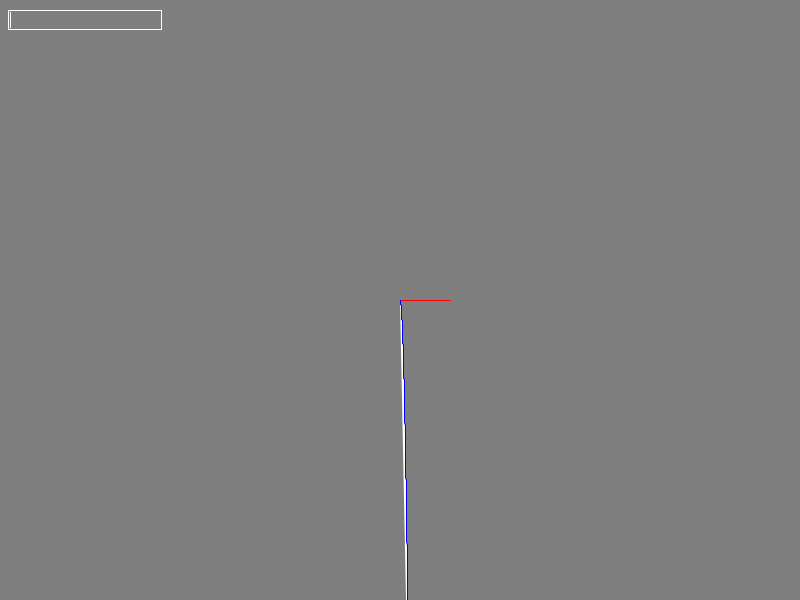
Frame 1 (no input)
Frame 60 (the mouse pressed at the canvas centre just before this capture): identical to frame 1, image omitted
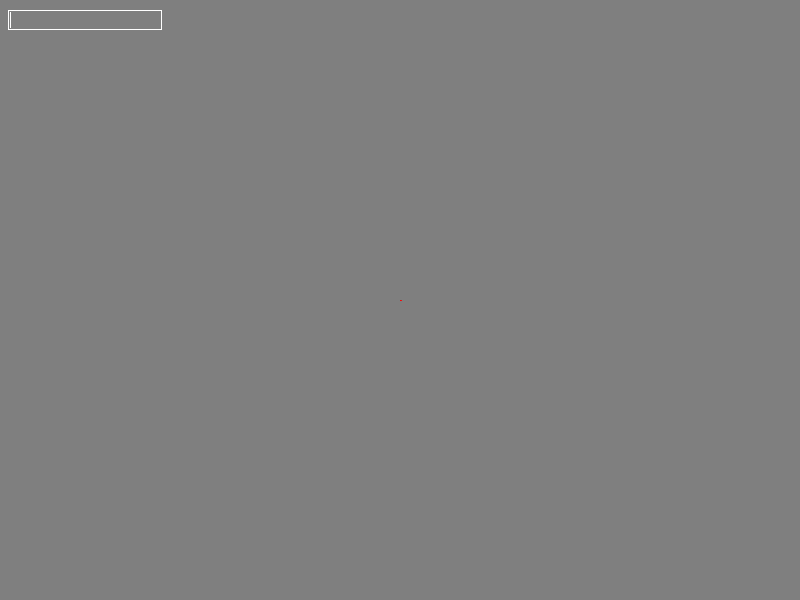
Frame 120 (the mouse held since frame 60 and released just before this capture)

The Processing sketch that drew these frames (run headless with seeded random() and noise(); from frame 60 on, the mouse is pressed at the canvas centre):

// Processing sketch: angle
// ── angle.pde
PVector start;
PVector v0;
PVector xAxis;
boolean detStrength = false;
int strength = 1;

void setup() {
  size(800, 600);

  start = new PVector(width/2, height/2);
  xAxis = new PVector (1, 0);
  v0 = new PVector(1, 0);
}

void calcAngle() {
  float t = ((v0.dot(xAxis)) / (v0.mag() * xAxis.mag()));
  float theta = acos(t);
  //println ("t is " + t +"; Theta Radian angle: " + theta + "; Theta degress angle: " + degrees(theta));
}

void draw() {
  background(127);
  if (mouseX>0 && mouseY >0) {
    v0.x = mouseX-start.x;
    v0.y = mouseY-start.y;
    v0.normalize().mult(strength);
  }

  stroke(color(0, 0, 0));
  //line(start.x, start.y, mouseX, mouseY);

  stroke(color(255, 0, 0));
  line(start.x, start.y, start.x + xAxis.x, start.y + xAxis.y);
  line(start.x, start.y, start.x + v0.x*50, start.y + v0.y*50);

  //calcAngle();

  float t2 = ((v0.dot(xAxis)) / (v0.mag() * xAxis.mag()));
  float theta = acos(t2);

  stroke(color(0, 0, 255));
  strokeWeight(1);
  beginShape();
  for (float t=0; t<10; t+=0.05) {
    float x = v0.x * cos(theta) * t;
    float y = v0.y * sin(theta) * t  +  5 * t * t;
    vertex(start.x +x, start.y + y);
  }
  endShape();

  if (detStrength) {
    strength+=2;
    strength = constrain(strength, 0, 150);
  }

  renderStrengthIndicator();
}

void renderStrengthIndicator() {
  stroke(255);
  noFill();
  rect(8, 10, 153, 19);

  fill(255);
  noStroke();
  rect(10, 12, strength, 16);
}

void keyPressed() {
  if (keyCode == ' ') {
    detStrength = true;
  }
}

void keyReleased() {
  if (keyCode == ' ') {
    detStrength = false;
  }
}


void mousePressed() {
  if (mouseButton == LEFT) {
    detStrength = true;
  } else if (mouseButton == RIGHT) {
    strength = 0;
  } else {
  }
}

void mouseReleased() {
  if (mouseButton == LEFT) {

    detStrength = false;
  }
}
